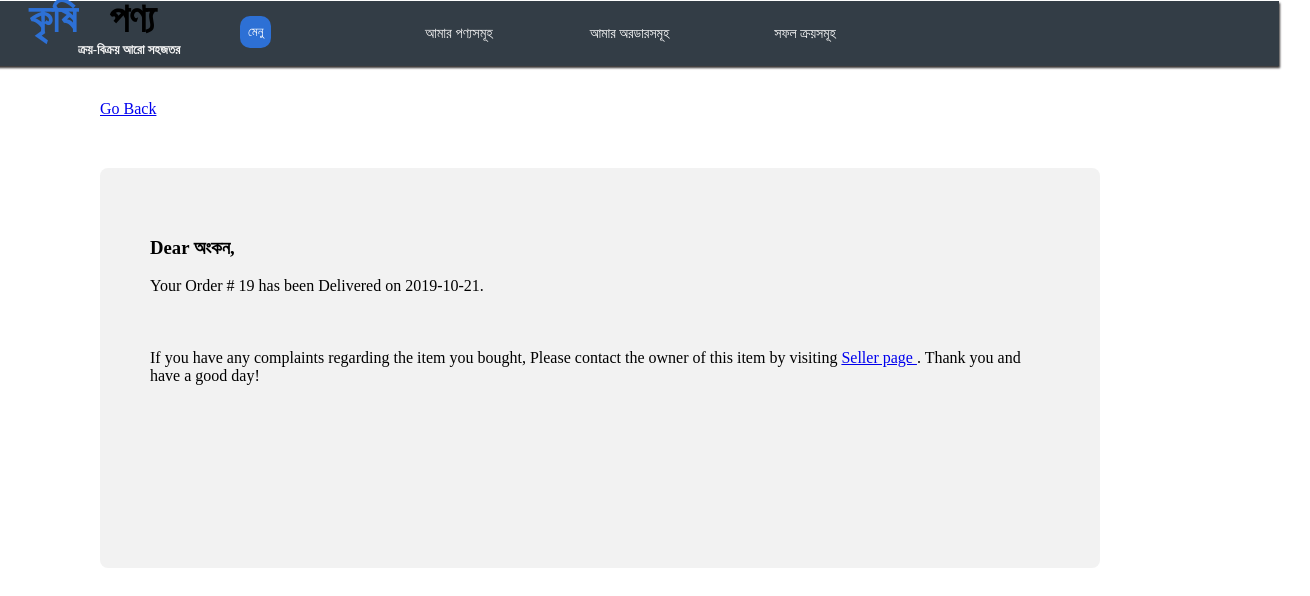
The page /orders_continue.php?id=19 on the database its author committed.
### tables this page shows
CREATE TABLE `buy_transaction` (
  `TRANSACTION_ID` int(11) NOT NULL,
  `USER_ID` int(11) NOT NULL,
  `ART_ID` int(11) NOT NULL,
  `Courier_Name` varchar(50) NOT NULL,
  `Courier_Contact` bigint(20) NOT NULL,
  `ordered_date` date NOT NULL,
  `DELIVERY_DATE` date DEFAULT NULL,
  `ordered_no` int(10) NOT NULL,
  `total_price` int(50) NOT NULL,
  `shipping_area` varchar(50) NOT NULL,
  `shipping_municipal` varchar(50) NOT NULL,
  `shipping_province` varchar(50) NOT NULL,
  `shipping_zipcode` varchar(10) NOT NULL,
  `shipping_brgy` varchar(50) NOT NULL,
  `shipping_street` varchar(50) NOT NULL,
  `shipping_house_num` varchar(50) NOT NULL,
  `SHIPPING_STATUS` varchar(20) NOT NULL
);

### orders_continue.php (the view, shortened to what this page needs)
<?php
    include("account.php");
?>
<!DOCTYPE html>
<html>
<head>
</head>
<body class="margn">
       <?php
       $tran_id = $_GET['id'];
$query_category="SELECT buy_transaction.transaction_id,buy_transaction.delivery_date,buy_transaction.ordered_no,buy_transaction.ordered_date,buy_transaction.total_price,buy_transaction.shipping_status,user.user_email,buy_transaction.courier_name
                         FROM art_work,user,buy_transaction
                        where buy_transaction.art_id = art_work.art_id AND buy_transaction.user_id = user.user_id AND
                            buy_transaction.transaction_id = '$tran_id'";
        $result_category = mysqli_query($conn,$query_category);
        while($row=mysqli_fetch_array($result_category)){
                        $id = $row['transaction_id'];
                        $ordered_date = $row['ordered_date'];
                        $shipping_date = $row['delivery_date'];
                        $courier_name = $row['courier_name'];
                        $shipping_status = $row['shipping_status'];
                        if($shipping_status == 'Processing'){
      echo '
      <a href = "orders(planb).php"> পিছনে যান </a>
      <div class="whiteborder">
        <h3> প্রিয় '.$courier_name.',</h3>
         <p>
            আপনার অর্ডার নম্বর # '.$id.',&nbsp;&nbsp;&nbsp;&nbsp;'.$ordered_date.'&nbsp;&nbsp;&nbsp;&nbsp;তারিখে সারি তে যুক্ত হয়েছে ক্যাশ অন ডেলীভারী শর্তে.
            <br><br>
            Note:<br><br>
            In the event that the information you provided is incomplete, a validation may be sent through phone call or SMS as part of krishipanna\'s order verification requirement.<br> Please be kind enough to respond if you receive either a call from krishipanna or an SMS from sender krishipanna team. If you do not receive any communication from us <br>your order will automatically be processed.<br><br>
            Order validations will be conducted between 8am and 9pm, from sat to thu. Failure to respond to either the call or the SMS will result in order cancellation/s.<br><br>
            After your order is validated, we will send you another email confirming the shipping of your order.
        </p>
        </div>
        ';
    }
    else{
         echo '
      <a href = "orders(planb).php"> Go Back </a>
      <div class="whiteborder">
        <h3> Dear '.$courier_name.',</h3>
         <p>
            Your Order # '.$id.' has been Delivered on '.$shipping_date.'.
            <br><br>
           <br><br>
            If you have any complaints regarding the item you bought, Please contact the owner of this item by visiting <a href="artist.php"> Seller page </a>. Thank you and have a good day!
        </p>
        </div>
        ';
    }
         }
       ?>
</body>
</html>

### account.php (style rules this page uses)
body { margin:0 auto; height: 100%; width: 100%; background: url(pictures/ForBackground.jpg) no-repeat fixed; background-size: cover; }

### orders_continue.php (style rules this page uses)
.margn { margin: 100px -500px 50px 100px; }
.whiteborder { border-radius: 8px; background-color: #f2f2f2; box-shadow: 1px 1px 5px 0px #fff; padding: 50px; position: relative; top:50px; width: 900px; height: 300px; }

### rows shown on the page
buy_transaction: Courier_Name "অংকন", TRANSACTION_ID "19", DELIVERY_DATE "2019-10-21"
